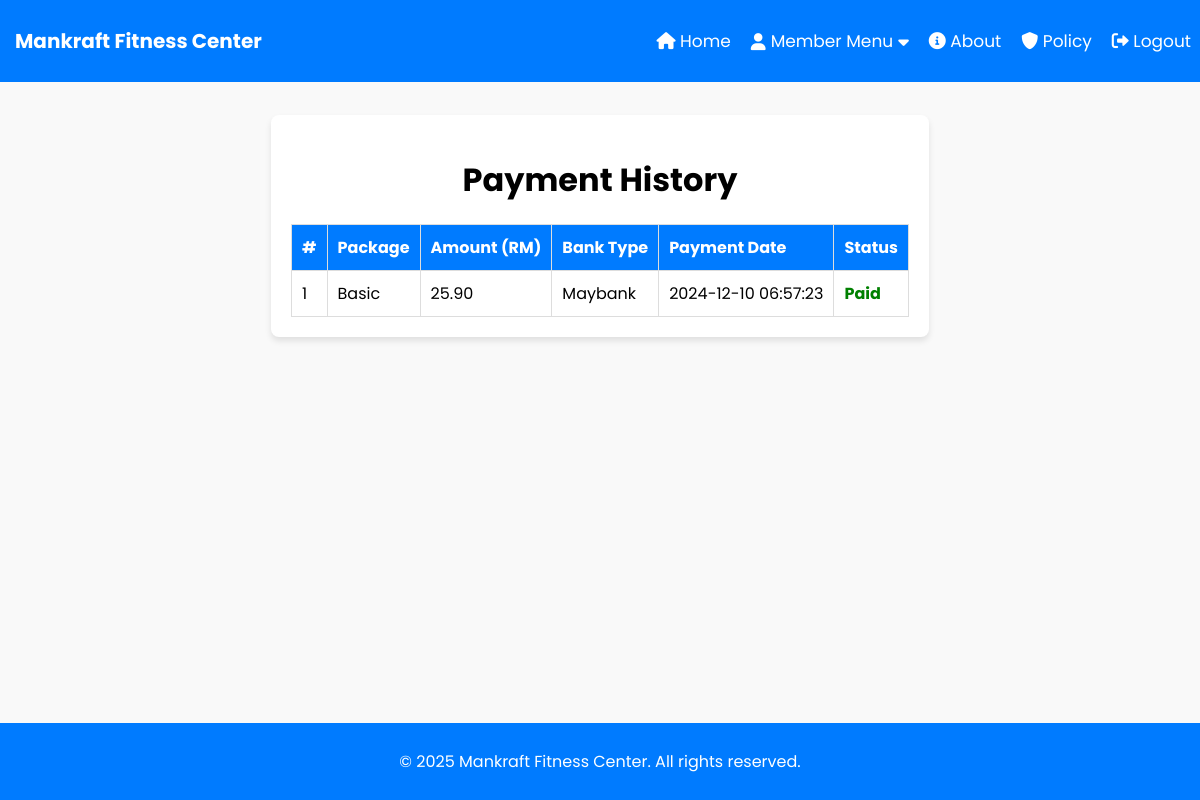
The page /member/payment_history.php (signed in) on the database its author committed.
### tables this page shows
CREATE TABLE `payments` (
  `id` int(11) NOT NULL,
  `member_id` int(11) NOT NULL,
  `package_id` int(11) NOT NULL,
  `payment_status` enum('paid','unpaid','canceled') NOT NULL DEFAULT 'unpaid',
  `amount` decimal(10,2) DEFAULT NULL,
  `bank_name` varchar(255) DEFAULT NULL,
  `payment_date` timestamp NOT NULL DEFAULT current_timestamp()
);

CREATE TABLE `packages` (
  `id` int(11) NOT NULL,
  `admin_id` int(11) NOT NULL,
  `name` varchar(255) NOT NULL,
  `price` decimal(10,2) NOT NULL,
  `duration` int(11) NOT NULL COMMENT 'Duration in months',
  `created_at` timestamp NOT NULL DEFAULT current_timestamp()
);

### member/payment_history.php (the view, shortened to what this page needs)
<?php
include '../includes/db.php';
$member_id = $_SESSION['member_id'];
try {
    $query = "
        SELECT
            payments.id,
            packages.name AS package_name,
            payments.amount,
            payments.bank_name,
            payments.payment_date,
            payments.payment_status
        FROM payments
        JOIN packages ON payments.package_id = packages.id
        WHERE payments.member_id = ?
        ORDER BY payments.payment_date DESC
    ";
    $stmt = $conn->prepare($query);
    $stmt->bind_param("i", $member_id);
    $stmt->execute();
    $result = $stmt->get_result();
    $payments = $result->fetch_all(MYSQLI_ASSOC);
} catch (Exception $e) {
    $error_message = "An error occurred while fetching payment history. Please try again later.";
}
?>
<!DOCTYPE html>
<html lang="en">
<head>
    <link rel="stylesheet" href="../css/member.css">
    <link rel="stylesheet" href="https://cdnjs.cloudflare.com/ajax/libs/font-awesome/6.0.0/css/all.min.css">
</head>
<body>
<?php include 'includes/header.php'; ?><br><br><br>
<div class="container">
    <h1>Payment History</h1>
    <?php if (isset($error_message)): ?>
        <p class="error-message"><?php echo htmlspecialchars($error_message); ?></p>
    <?php elseif (count($payments) > 0): ?>
        <table>
            <thead>
                <tr>
                    <th>#</th>
                    <th>Package</th>
                    <th>Amount (RM)</th>
                    <th>Bank Type</th>
                    <th>Payment Date</th>
                    <th>Status</th>
                </tr>
            </thead>
            <tbody>
                <?php foreach ($payments as $index => $payment): ?>
                    <tr>
                        <td><?php echo $index + 1; ?></td>
                        <td><?php echo htmlspecialchars($payment['package_name']); ?></td>
                        <td><?php echo number_format($payment['amount'], 2); ?></td>
                        <td><?php echo !empty($payment['bank_name']) ? htmlspecialchars($payment['bank_name']) : 'N/A'; ?></td>
                        <td><?php echo htmlspecialchars($payment['payment_date']); ?></td>
                        <td class="<?php
                            if ($payment['payment_status'] === 'paid') echo 'status-paid';
                            elseif ($payment['payment_status'] === 'canceled') echo 'status-canceled';
                            else echo 'status-pending';
                        ?>">
                            <?php echo ucfirst($payment['payment_status']); ?>
                        </td>
                    </tr>
                <?php endforeach; ?>
            </tbody>
        </table>
    <?php else: ?>
        <p class="no-history">No payment history found.</p>
    <?php endif; ?>
</div>
<footer>
    <p>&copy; <?php echo date("Y"); ?> Mankraft Fitness Center. All rights reserved.</p>
</footer>
</body>
</html>

### css/member.css (style rules this page uses)
body { font-family: Poppins, sans-serif; margin: 0; padding: 0; background-color: #f9f9f9; display: flex; flex-direction: column; min-height: 100vh; }
footer { text-align: center; padding: 10px 0; background-color: #007bff; color: white; width: 100%; position: relative; margin-top: auto; }
table { width: 100%; border-collapse: collapse; margin-top: 20px; }
table th, table td { padding: 10px; border: 1px solid #ddd; text-align: left; }
table th { background-color: #007bff; color: white; }

### member/payment_history.php (style rules this page uses)
body { font-family: 'Poppins', sans-serif; margin: 0; padding: 0; background-color: #f9f9f9; }
.container { max-width: 1200px; margin: 20px auto; padding: 20px; background: #fff; border-radius: 8px; box-shadow: 0 4px 6px rgba(0, 0, 0, 0.1); }
h1 { text-align: center; margin-bottom: 20px; }
table { width: 100%; border-collapse: collapse; margin-top: 20px; }
table th, table td { border: 1px solid #ddd; padding: 10px; text-align: left; }
table th { background-color: #007bff; color: #fff; font-weight: bold; }
.status-paid { color: green; font-weight: bold; }

### rows shown on the page
payments: package.name "Basic", amount "25.90", bank_name "Maybank", payment_date "2024-12-10 06:57:23", payment_status "Paid"
